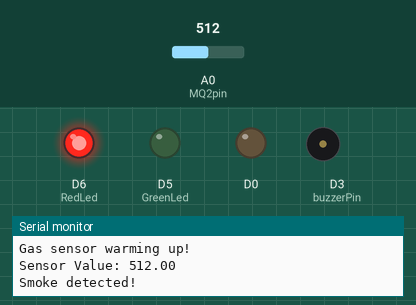
Bench run of a sketch on a simulated ESP8266 (NodeMCU). On the bench: output pins drawn as LEDs (lit = HIGH), buzzer (waves = sounding), the last lines printed to the serial monitor. The test bench sets the inputs (shaded band); at power-on: A0 (MQ2pin) = 512. WiFi joins after 1.5 s; servers stay silent unless stated.

Above: at 7.7 s.
7.8 s: A0 (MQ2pin) set to 290
At 9.7 s:
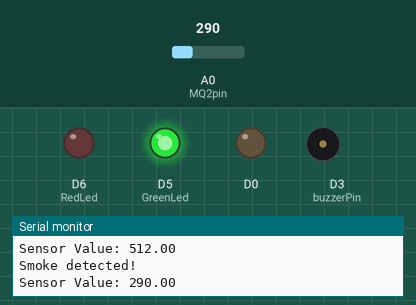
10.0 s: A0 (MQ2pin) set to 312
At 11.8 s:
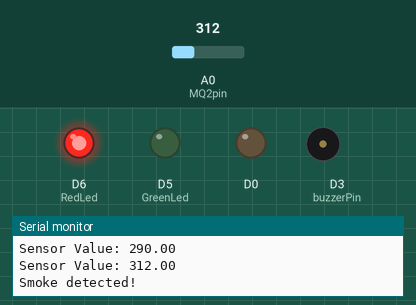
13.9 s: A0 (MQ2pin) set to 122
At 15.6 s:
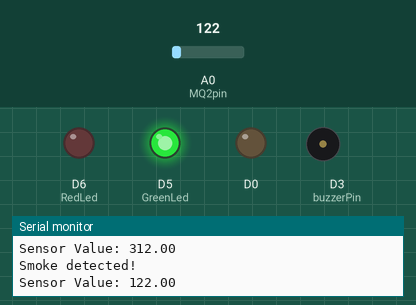
16.0 s: A0 (MQ2pin) set to 306
At 17.7 s:
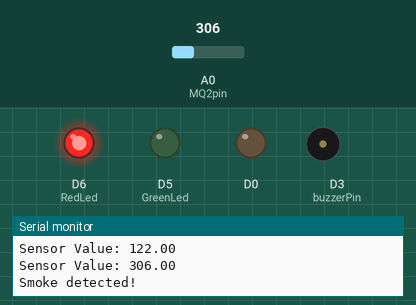
Timing chart, 0 to 20.9 s (numbered marks = the images above; inputs shaded):
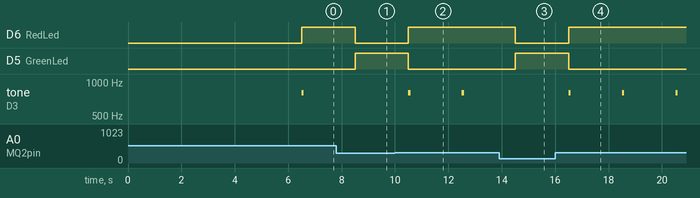

Measured:
- the behaviour switches between 300 and 301 on A0 (MQ2pin) (found by bisection; images 1 and 2)
- after the input at 7.8 s, D6 (RedLed): HIGH → LOW after 0.70 s; D5 (GreenLed): LOW → HIGH after 0.70 s; tone on D3 (buzzerPin): stays silent (without the input it goes to 800 Hz after 0.70 s)
- after the input at 10.0 s, D6 (RedLed): LOW → HIGH after 0.51 s; D5 (GreenLed): HIGH → LOW after 0.51 s; tone on D3 (buzzerPin): alternates 800 Hz for 0.08 s and silent for 1.9 s, starting after 0.51 s
- after the input at 13.9 s, D6 (RedLed): HIGH → LOW after 0.61 s; D5 (GreenLed): LOW → HIGH after 0.61 s; tone on D3 (buzzerPin): stays silent (without the input it goes to 800 Hz after 0.61 s)
- after the input at 16.0 s, D6 (RedLed): LOW → HIGH after 0.51 s; D5 (GreenLed): HIGH → LOW after 0.51 s; tone on D3 (buzzerPin): alternates 800 Hz for 0.08 s and silent for 1.9 s, starting after 0.51 s

The sketch:

Smoke__Gas_Detector_aug04a.ino
```cpp
#include "arduino_secrets.h"
// Timer - Version: Latest


/*
  Sketch generated by the Arduino IoT Cloud Thing "Untitled"
  https://create.arduino.cc/cloud/things/62b3541b-9578-4c22-bf52-1e61e9bb9464

  Arduino IoT Cloud Variables description

  The following variables are automatically generated and updated when changes are made to the Thing

  float sensorValue;

  Variables which are marked as READ/WRITE in the Cloud Thing will also have functions
  which are called when their values are changed from the Dashboard.
  These functions are generated with the Thing and added at the end of this sketch.
*/

#include "thingProperties.h"
#define buzzerPin 0
#define GreenLed 14
#define RedLed 12


#define MQ2pin (A0)

int n,m;
void setup() {
  // Initialize serial and wait for port to open:
  Serial.begin(9600);
  // This delay gives the chance to wait for a Serial Monitor without blocking if none is found
  delay(1500);
   Serial.println("Gas sensor warming up!");
  delay(5000);
 pinMode(GreenLed, OUTPUT);
  pinMode(RedLed, OUTPUT);
  pinMode(12,OUTPUT);
  pinMode(16,OUTPUT);
  pinMode(buzzerPin,OUTPUT);
  digitalWrite(GreenLed, LOW);
  digitalWrite(RedLed, LOW);

  // Defined in thingProperties.h
  initProperties();

  // Connect to Arduino IoT Cloud
  ArduinoCloud.begin(ArduinoIoTPreferredConnection);

  /*
     The following function allows you to obtain more information
     related to the state of network and IoT Cloud connection and errors
     the higher number the more granular information you’ll get.
     The default is 0 (only errors).
     Maximum is 4
 */
  setDebugMessageLevel(2);
  ArduinoCloud.printDebugInfo();
}

void loop() {
   sensorValue_READ();

}


/*
  Since GasData is READ_WRITE variable, onGasDataChange() is
  executed every time a new value is received from IoT Cloud.
*/


  void sensorValue_READ(){
     ArduinoCloud.update();
  sensorValue = analogRead(MQ2pin);

  Serial.println("");
  Serial.print("Sensor Value: ");
  Serial.print(sensorValue);
  Serial.println("");


  if(sensorValue > 300 && sensorValue < 600)
  {
    Serial.print("Smoke detected!");
  }


  n=analogRead(A0);

  if(n>600)
  {

    n==m;
    m=analogRead(A0);
    Serial.println(m);

  }
  if(n>300 && n<600)
  {
    digitalWrite(D3,LOW);
    digitalWrite(D6,HIGH);
    digitalWrite(D5,LOW);
    tone(buzzerPin,800,80);
    delay(2000);
  }

  if(n<300)
  {
      digitalWrite(D5,HIGH );
      digitalWrite(D3,LOW);
      digitalWrite(D6,LOW);
      delay(2000);
      noTone(buzzerPin);
  }
  }
```

arduino_secrets.h
```cpp
#define SECRET_SSID ""
#define SECRET_PASS ""
#define SECRET_DEVICE_KEY ""
```

thingProperties.h
```cpp
// Code generated by Arduino IoT Cloud, DO NOT EDIT.

#include <ArduinoIoTCloud.h>
#include <Arduino_ConnectionHandler.h>

const char DEVICE_LOGIN_NAME[]  = "52c799b9-0783-4862-afdd-dc77f10ba05e";

const char SSID[]               = SECRET_SSID;    // Network SSID (name)
const char PASS[]               = SECRET_PASS;    // Network password (use for WPA, or use as key for WEP)
const char DEVICE_KEY[]  = SECRET_DEVICE_KEY;    // Secret device password


float sensorValue;

void initProperties(){

  ArduinoCloud.setBoardId(DEVICE_LOGIN_NAME);
  ArduinoCloud.setSecretDeviceKey(DEVICE_KEY);
  ArduinoCloud.addProperty(sensorValue, READ, ON_CHANGE, NULL);

}

WiFiConnectionHandler ArduinoIoTPreferredConnection(SSID, PASS);
```
